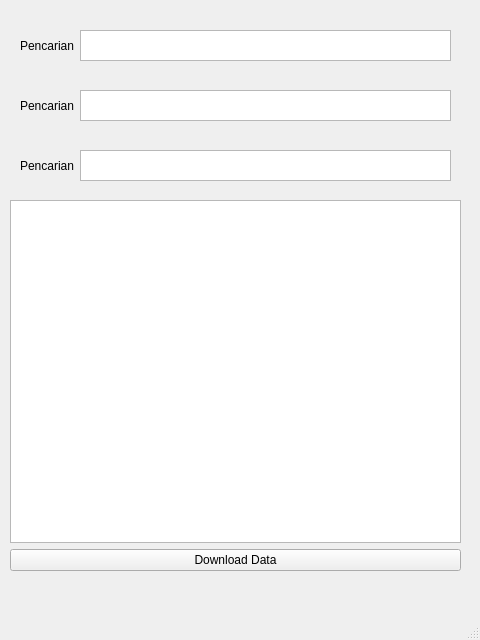
<?xml version="1.0" encoding="UTF-8"?>
<ui version="4.0">
 <class>MainWindow</class>
 <widget class="QMainWindow" name="MainWindow">
  <property name="geometry">
   <rect>
    <x>0</x>
    <y>0</y>
    <width>480</width>
    <height>640</height>
   </rect>
  </property>
  <property name="windowTitle">
   <string>MainWindow</string>
  </property>
  <widget class="QWidget" name="centralwidget">
   <widget class="QWidget" name="verticalLayoutWidget">
    <property name="geometry">
     <rect>
      <x>10</x>
      <y>200</y>
      <width>451</width>
      <height>371</height>
     </rect>
    </property>
    <layout class="QVBoxLayout" name="verticalLayout">
     <item>
      <layout class="QVBoxLayout" name="verticalLayout_4"/>
     </item>
     <item>
      <widget class="QListView" name="listView"/>
     </item>
     <item>
      <widget class="QPushButton" name="pushButton">
       <property name="text">
        <string>Download Data</string>
       </property>
      </widget>
     </item>
    </layout>
   </widget>
   <widget class="QWidget" name="gridLayoutWidget_2">
    <property name="geometry">
     <rect>
      <x>10</x>
      <y>20</y>
      <width>451</width>
      <height>51</height>
     </rect>
    </property>
    <layout class="QGridLayout" name="gridLayout_2">
     <property name="leftMargin">
      <number>10</number>
     </property>
     <property name="topMargin">
      <number>10</number>
     </property>
     <property name="rightMargin">
      <number>10</number>
     </property>
     <property name="bottomMargin">
      <number>10</number>
     </property>
     <item row="1" column="0">
      <widget class="QLabel" name="label_2">
       <property name="text">
        <string>Pencarian</string>
       </property>
      </widget>
     </item>
     <item row="1" column="1">
      <widget class="QTextEdit" name="textEdit_2"/>
     </item>
    </layout>
   </widget>
   <widget class="QWidget" name="gridLayoutWidget_3">
    <property name="geometry">
     <rect>
      <x>10</x>
      <y>80</y>
      <width>451</width>
      <height>51</height>
     </rect>
    </property>
    <layout class="QGridLayout" name="gridLayout_3">
     <property name="leftMargin">
      <number>10</number>
     </property>
     <property name="topMargin">
      <number>10</number>
     </property>
     <property name="rightMargin">
      <number>10</number>
     </property>
     <property name="bottomMargin">
      <number>10</number>
     </property>
     <item row="1" column="0">
      <widget class="QLabel" name="label_3">
       <property name="text">
        <string>Pencarian</string>
       </property>
      </widget>
     </item>
     <item row="1" column="1">
      <widget class="QTextEdit" name="textEdit_3"/>
     </item>
    </layout>
   </widget>
   <widget class="QWidget" name="gridLayoutWidget_4">
    <property name="geometry">
     <rect>
      <x>10</x>
      <y>140</y>
      <width>451</width>
      <height>51</height>
     </rect>
    </property>
    <layout class="QGridLayout" name="gridLayout_4">
     <property name="leftMargin">
      <number>10</number>
     </property>
     <property name="topMargin">
      <number>10</number>
     </property>
     <property name="rightMargin">
      <number>10</number>
     </property>
     <property name="bottomMargin">
      <number>10</number>
     </property>
     <item row="1" column="0">
      <widget class="QLabel" name="label_4">
       <property name="text">
        <string>Pencarian</string>
       </property>
      </widget>
     </item>
     <item row="1" column="1">
      <widget class="QTextEdit" name="textEdit_4"/>
     </item>
    </layout>
   </widget>
  </widget>
  <widget class="QMenuBar" name="menubar">
   <property name="geometry">
    <rect>
     <x>0</x>
     <y>0</y>
     <width>480</width>
     <height>21</height>
    </rect>
   </property>
  </widget>
  <widget class="QStatusBar" name="statusbar"/>
 </widget>
 <resources/>
 <connections/>
</ui>
